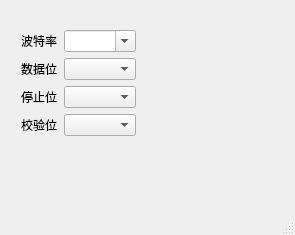
<?xml version="1.0" encoding="UTF-8"?>
<ui version="4.0">
 <class>MainWindow</class>
 <widget class="QMainWindow" name="MainWindow">
  <property name="geometry">
   <rect>
    <x>0</x>
    <y>0</y>
    <width>295</width>
    <height>235</height>
   </rect>
  </property>
  <property name="windowTitle">
   <string>MainWindow</string>
  </property>
  <widget class="QWidget" name="centralwidget">
   <widget class="QWidget" name="">
    <property name="geometry">
     <rect>
      <x>20</x>
      <y>30</y>
      <width>116</width>
      <height>108</height>
     </rect>
    </property>
    <layout class="QGridLayout" name="gridLayout">
     <item row="0" column="0">
      <widget class="QLabel" name="label">
       <property name="text">
        <string>波特率</string>
       </property>
       <property name="alignment">
        <set>Qt::AlignCenter</set>
       </property>
      </widget>
     </item>
     <item row="0" column="1">
      <widget class="QComboBox" name="baudrateComboBox">
       <property name="editable">
        <bool>true</bool>
       </property>
       <property name="currentIndex">
        <number>-1</number>
       </property>
       <item>
        <property name="text">
         <string>9600</string>
        </property>
       </item>
       <item>
        <property name="text">
         <string>115200</string>
        </property>
       </item>
       <item>
        <property name="text">
         <string>230400</string>
        </property>
       </item>
      </widget>
     </item>
     <item row="1" column="0">
      <widget class="QLabel" name="label_2">
       <property name="text">
        <string>数据位</string>
       </property>
       <property name="alignment">
        <set>Qt::AlignCenter</set>
       </property>
      </widget>
     </item>
     <item row="1" column="1">
      <widget class="QComboBox" name="databitsComboBox">
       <property name="currentIndex">
        <number>-1</number>
       </property>
       <item>
        <property name="text">
         <string>8</string>
        </property>
       </item>
       <item>
        <property name="text">
         <string>7</string>
        </property>
       </item>
      </widget>
     </item>
     <item row="2" column="0">
      <widget class="QLabel" name="label_3">
       <property name="text">
        <string>停止位</string>
       </property>
       <property name="alignment">
        <set>Qt::AlignCenter</set>
       </property>
      </widget>
     </item>
     <item row="2" column="1">
      <widget class="QComboBox" name="stopbitsComboBox">
       <property name="currentIndex">
        <number>-1</number>
       </property>
       <item>
        <property name="text">
         <string>1</string>
        </property>
       </item>
       <item>
        <property name="text">
         <string>2</string>
        </property>
       </item>
      </widget>
     </item>
     <item row="3" column="0">
      <widget class="QLabel" name="label_4">
       <property name="text">
        <string>校验位</string>
       </property>
       <property name="alignment">
        <set>Qt::AlignCenter</set>
       </property>
      </widget>
     </item>
     <item row="3" column="1">
      <widget class="QComboBox" name="parityComboBox">
       <property name="currentIndex">
        <number>-1</number>
       </property>
       <item>
        <property name="text">
         <string>无校验</string>
        </property>
       </item>
       <item>
        <property name="text">
         <string>奇校验</string>
        </property>
       </item>
       <item>
        <property name="text">
         <string>偶校验</string>
        </property>
       </item>
      </widget>
     </item>
    </layout>
   </widget>
  </widget>
  <widget class="QMenuBar" name="menubar">
   <property name="geometry">
    <rect>
     <x>0</x>
     <y>0</y>
     <width>295</width>
     <height>21</height>
    </rect>
   </property>
  </widget>
  <widget class="QStatusBar" name="statusbar"/>
 </widget>
 <resources/>
 <connections/>
</ui>
